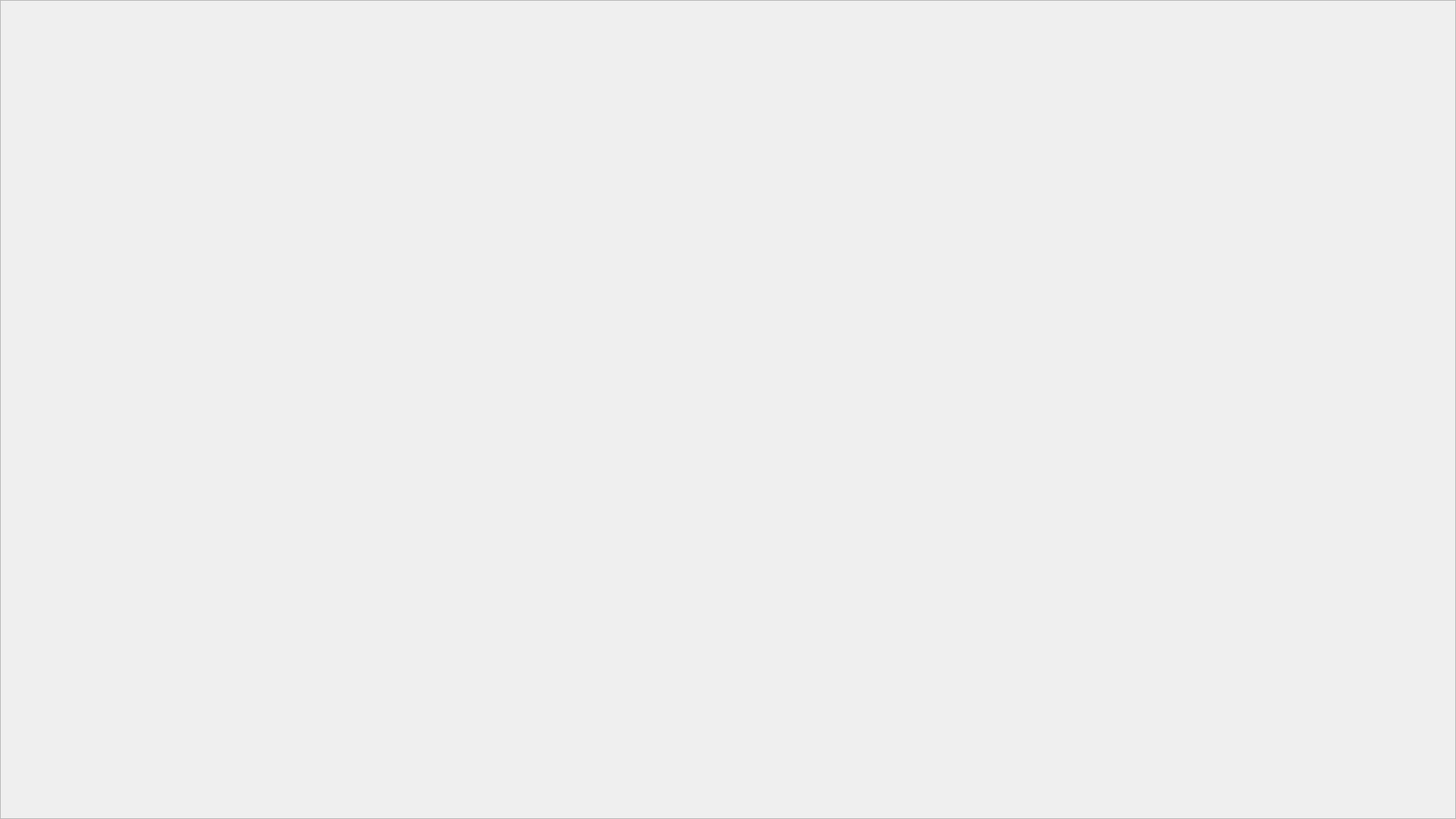
<?xml version="1.0" encoding="UTF-8"?>
<ui version="4.0">
 <class>Widget</class>
 <widget class="QWidget" name="Widget">
  <property name="geometry">
   <rect>
    <x>0</x>
    <y>0</y>
    <width>1920</width>
    <height>1080</height>
   </rect>
  </property>
  <property name="windowTitle">
   <string>Widget</string>
  </property>
  <widget class="QGraphicsView" name="graphicsView">
   <property name="enabled">
    <bool>false</bool>
   </property>
   <property name="geometry">
    <rect>
     <x>0</x>
     <y>0</y>
     <width>1920</width>
     <height>1080</height>
    </rect>
   </property>
  </widget>
 </widget>
 <layoutdefault spacing="6" margin="11"/>
 <resources/>
 <connections/>
</ui>
